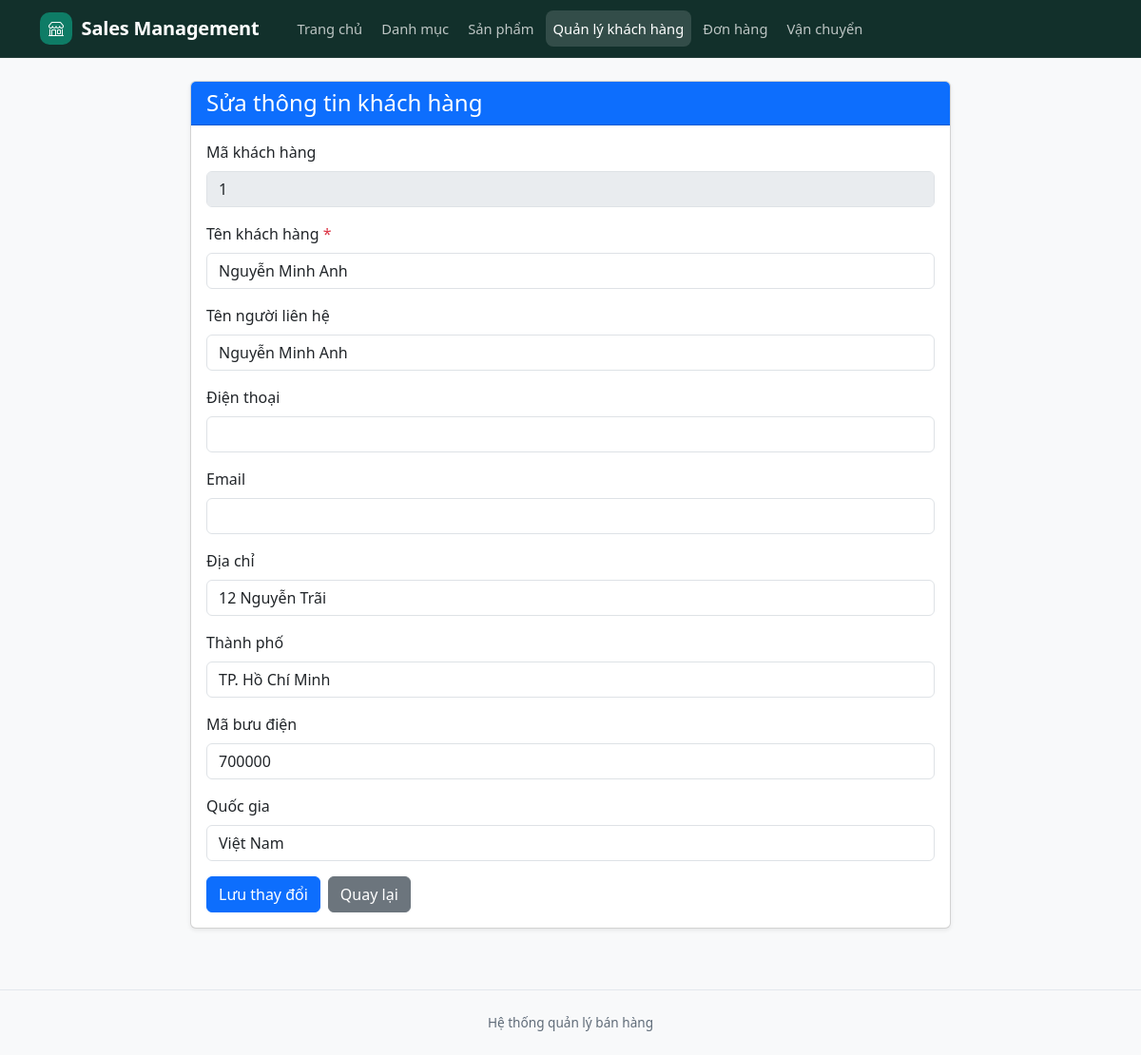
/admin/customer/edit.php?id=1, run on the app's committed database.
### tables this page shows
CREATE TABLE customers (
    CustomerID INT AUTO_INCREMENT PRIMARY KEY,
    CustomerName VARCHAR(100) NOT NULL,
    ContactName VARCHAR(100),
    Address VARCHAR(200),
    City VARCHAR(100),
    PostalCode VARCHAR(20),
    Country VARCHAR(100),
    Phone VARCHAR(20),
    Email VARCHAR(255) NULL,
    PasswordHash VARCHAR(255) NULL,
    CONSTRAINT uq_customers_email UNIQUE (Email)
);

### public/admin/customer/edit.php (the view, shortened to what this page needs)
<?php
require_once '/var/www/src/config/database.php';
function e($value)
{
  return htmlspecialchars((string)($value ?? ''), ENT_QUOTES, 'UTF-8');
}
$id = filter_input(INPUT_GET, 'id', FILTER_VALIDATE_INT);
$stmt = $conn->prepare(
  'SELECT CustomerID, CustomerName, ContactName,Phone, Email, Address,
            City, PostalCode, Country
     FROM customers
     WHERE CustomerID = ?'
);
$stmt->bind_param('i', $id);
$stmt->execute();
$customer = $stmt->get_result()->fetch_assoc();
require_once '/var/www/src/includes/admin/header.php';
require_once '/var/www/src/includes/admin/navbar.php';
?>
<!DOCTYPE html>
<html lang="vi">
<head>
  <link
    href="https://cdn.jsdelivr.net/npm/bootstrap@5.3.3/dist/css/bootstrap.min.css"
    rel="stylesheet">
</head>
<body class="bg-light">
  <div class="container py-4">
    <div class="card shadow-sm mx-auto" style="max-width: 800px;">
      <div class="card-header bg-primary text-white">
        <h4 class="mb-0">Sửa thông tin khách hàng</h4>
      </div>
      <div class="card-body">
        <form method="POST"
          action="edit.php?id=<?= (int)$id ?>">
          <div class="mb-3">
            <label class="form-label">Mã khách hàng</label>
            <input
              class="form-control"
              value="<?= (int)$customer['CustomerID'] ?>"
              disabled>
          </div>
          <?php
          $fields = [
            'CustomerName' => 'Tên khách hàng',
            'ContactName'  => 'Tên người liên hệ',
            'Phone'        => 'Điện thoại',
            'Email'        => 'Email',
            'Address'      => 'Địa chỉ',
            'City'         => 'Thành phố',
            'PostalCode'   => 'Mã bưu điện',
            'Country'      => 'Quốc gia'
          ];
          foreach ($fields as $field => $label):
          ?>
            <div class="mb-3">
              <label class="form-label">
                <?= e($label) ?>
                <?php if ($field === 'CustomerName'): ?>
                  <span class="text-danger">*</span>
                <?php endif; ?>
              </label>
              <input
                type="text"
                name="<?= e($field) ?>"
                class="form-control"
                value="<?= e(
                          $_POST[$field]
                            ?? $customer[$field]
                            ?? ''
                        ) ?>"
                <?= $field === 'CustomerName'
                  ? 'required' : '' ?>>
            </div>
          <?php endforeach; ?>
          <div class="d-flex gap-2">
            <button type="submit" class="btn btn-primary">
              Lưu thay đổi
            </button>
            <a href="index.php" class="btn btn-secondary">
              Quay lại
            </a>
          </div>
        </form>
      </div>
    </div>
  </div>
</body>
</html>
<?php require_once '/var/www/src/includes/admin/footer.php'; ?>

### src/includes/admin/header.php (style rules this page uses)
body { background: #F3F5F7; color: #16212B; font-family: 'Be Vietnam Pro', system-ui, -apple-system, 'Segoe UI', Roboto, sans-serif; }

### data on the page
customers: CustomerID "1", CustomerName "Nguyễn Minh Anh", ContactName "Nguyễn Minh Anh", Address "12 Nguyễn Trãi", City "TP. Hồ Chí Minh", PostalCode "700000", Country "Việt Nam"

### other printed values
$label "Tên khách hàng"
$label "Tên người liên hệ"
$label "Điện thoại"
$label "Email"
$label "Địa chỉ"
$label "Thành phố"
$label "Mã bưu điện"
$label "Quốc gia"
